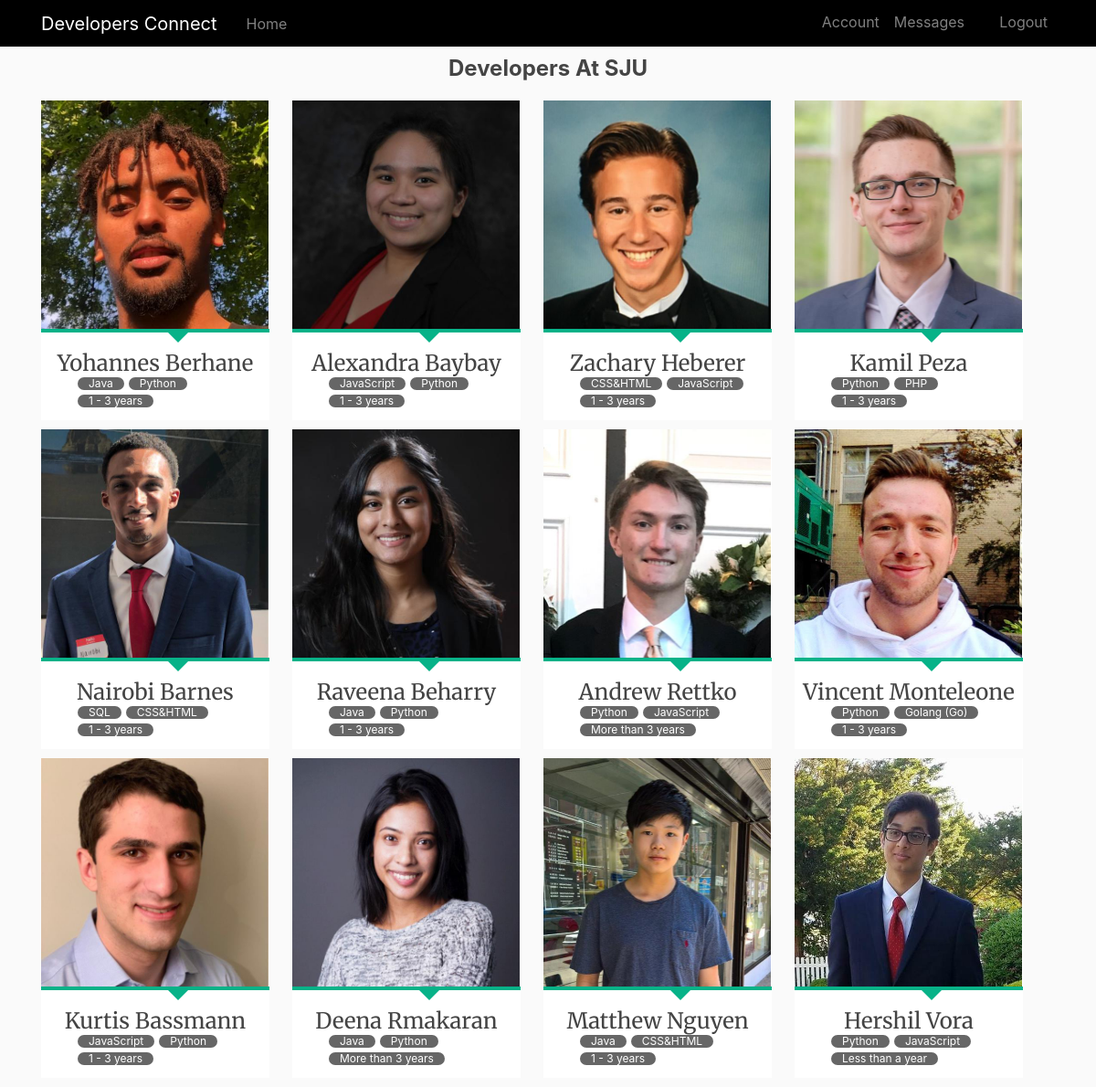
Screenshot of /home (signed in) with the database file from the repository.
### dating/models.py (models this page shows, shortened)
class User(db.Model, UserMixin):  #This class defines several fields as class variables.
    __tablename__ = 'users'
    id = db.Column(db.Integer, autoincrement=True, primary_key=True)
    firstname = db.Column(db.String(100), nullable=False)
    lastname = db.Column(db.String(100), nullable=False)
    email = db.Column(db.String(100), nullable=False, unique=True)
    username = db.Column(db.String(100), nullable=False)
    password = db.Column(db.String(100), nullable=False)
    date_of_birth = db.Column(db.String(100), nullable=False)
    image_file = db.Column(db.String(20), nullable=True, default='default.jpg')
    messages_sent = db.relationship('Message',
                                    foreign_keys='Message.sender_id',
                                    backref='sender', lazy='dynamic')
    messages_received = db.relationship('Message',
                                        foreign_keys='Message.recipient_id',
                                        backref='recipient', lazy='dynamic')
    last_message_read_time = db.Column(db.DateTime)
    notifications = db.relationship('Notification', backref='user',
                                    lazy='dynamic')
    def new_messages(self):
        last_read_time = self.last_message_read_time or datetime(1900, 1, 1)
        return Message.query.filter_by(recipient=self).filter(
            Message.timestamp > last_read_time).count()

class FavProgrammingLang(db.Model):
    __tablename__ = 'fav_programming_lang'
    fav_lang_id = db.Column(db.Integer, autoincrement=True, primary_key=True)
    fav_lang_name = db.Column(db.String(40), nullable=False)
    interest = db.relationship('Interest',
                            backref=db.backref('fav_programming_lang'))

class SecondFavProgrammingLang(db.Model):
    __tablename__ = 'second_fav_lang'
    fav_lang_id= db.Column(db.Integer, autoincrement=True,
                                            primary_key=True)
    fav_lang_name = db.Column(db.String(40), nullable=False)
    interest = db.relationship('Interest',
                            backref=db.backref('second_fav_lang'))

class ExperienceLevel(db.Model):
    __tablename__ = 'experience'
    experience_id = db.Column(db.Integer, autoincrement=True, primary_key=True)
    experience_name = db.Column(db.String(40), nullable=False)
    interest = db.relationship('Interest',
                            backref=db.backref('experience'))

### dating/routes.py (the view)
@app.route("/home")
@login_required
def home():
    session['user_id'] = current_user.id
    interests = Interest.query.all()
    users_stack = User.query.filter(User.id != current_user.id)
    all_interests = [all_fav_programming_lang()[1], all_fav_database_systems()[1], all_field_interests()[1] ,all_experience_level()[1], all_second_fav_lang()[1]]
    print(all_interests)
    exists = db.session.query(db.exists().where(Interest.interest_id == current_user.id)).scalar()
    if not exists:
        return redirect(url_for('add_interests'))
    return render_template('home.html', users_stack=users_stack, all_interests=all_interests, interests=interests)

### dating/models.py (called while the page is built)
@login.user_loader
def load_user(id):
    return User.query.get(int(id))

### dating/queries.py (called while the page is built)
def all_fav_programming_lang():
    programming_langs = FavProgrammingLang.query.all()
    fav_programming_lang = []
    for lang in programming_langs:
        fav_programming_lang.append((lang.fav_lang_id, lang.fav_lang_name))
    return ["Your Favorite Programming Language", fav_programming_lang]

def all_second_fav_lang():
    programming_langs = SecondFavProgrammingLang.query.all()
    second_fav_programming_lang = []
    for lang in programming_langs:
        second_fav_programming_lang.append((lang.fav_lang_id, lang.fav_lang_name))
    return ["Second Favourite Programming Language", second_fav_programming_lang]

def all_fav_database_systems():
    database_systems = FavDatabaseSystem.query.all()
    fav_database_systems = []
    for database in database_systems:
        fav_database_systems.append((database.fav_database_system_id, database.fav_database_system_name))
    return ["Favorite Database Management System", fav_database_systems]

def all_field_interests():
    field_interests = FieldInterest.query.all()
    fields = []
    for interest in field_interests:
        fields.append((interest.field_interest_id, interest.field_interest_name))
    return ["Your Field Of Interest", fields]

def all_experience_level():
    exp_levels = ExperienceLevel.query.all()
    experiences = []
    for level in exp_levels:
        experiences.append((level.experience_id,
                               level.experience_name))
    return ["What is Your Experience Level", experiences]

### dating/templates/home.html (shortened to what this page needs)
{% extends "layout.html"%}
{% block content %}
<div class="container">
  <div class="section" id="section1" style="text-align:center">
    <h2>Developers At SJU</h2>
  </div>
</div>
  <div class="container">
    <div class="grid">
    {% for user in users_stack %}
    <div style="margin-bottom: 10px" id="flip-container">
      <div class="flipper">
        <div class="front">
          <img class="profile-picture" src="static/profilepics/{{user.image_file}}" width="250px" height="250px">
          <div class="profile-devider"></div>
          <h3 class="profile-name">{{user.firstname}} {{user.lastname}}</h3>
            {% for interest in interests %}
              {% if user.id == interest.user_id %}
                <ul class="tags">
                  {% for proglang in all_interests[0] %}
                    {% if proglang[0] == interest.fav_programming_lang_id %}
                    <div class="programming-lang" data-lang={{proglang[1]}}>
                      <li><a href="#">{{proglang[1]}}</a></li>
                    </div>
                    {% endif %}
                  {% endfor %}
                  {% for proglang in all_interests[4] %}
                    {% if proglang[0] == interest.second_fav_lang_id %}
                    <li><a href="#">{{proglang[1]}}</a></li>
                    {% endif %}
                  {% endfor %}
                  {% for proglang in all_interests[3] %}
                    {% if proglang[0] == interest.experience_id %}
                    <div class="field-interest" data-interest={{proglang[1]}}>
                      <li><a href="#">{{proglang[1]}}</a></li>
                    </div>
                    {% endif %}
                  {% endfor %}
                </ul>
              {% endif %}
            {% endfor %}
        </div>
        <div class="back">
          <div class="flip-padding">
            <div>
              {% for interest in interests %}
                {% if user.id == interest.user_id %}
                    {% for proglang in all_interests[0] %}
                      {% if proglang[0] == interest.fav_programming_lang_id %}
                      <h5>Primary Language</h3>
                      <p>{{proglang[1]}}</p>
                      {% endif %}
                    {% endfor %}
                    {% for proglang in all_interests[4] %}
                      {% if proglang[0] == interest.second_fav_lang_id %}
                      <h5>Secondary Language</h3>
                      <p>{{proglang[1]}}</li>
                      {% endif %}
                    {% endfor %}
                    {% for proglang in all_interests[3] %}
                      {% if proglang[0] == interest.experience_id %}
                      <h5>Years of Experience</h3>
                      <p>{{proglang[1]}}</li>
                      {% endif %}
                    {% endfor %}
                    {% for proglang in all_interests[1] %}
                      {% if proglang[0] == interest.fav_database_system_id %}
                      <h5>Database System</h3>
                      <p>{{proglang[1]}}</li>
                      {% endif %}
                    {% endfor %}
                    <a href="{{ url_for('profile', user=user.username) }}"><button style="margin-top: 20px; font-size: 22px;"class="follow-button" >Visit Profile</button></a>
                {% endif %}
              {% endfor %}
            </div>
          </div>
        </div>
      </div>
    </div>
    {% endfor %}
</div>
</div>
  {% endblock %}

### dating/static/main.css (style rules this page uses)
body { background: #fafafa; color: #333333; margin-top: 4rem; background-position: center; background-repeat: no-repeat; background-size: cover; }
h1, h2, h3, h4, h5, h6 { color: #444444; }
img { display: block; margin: auto; width: 75%; height: 75% }
.section { margin-top: 10px; margin-bottom: 20px }
h2 { font-size: 1.5em; font-weight: bold; }
h3 { font-family: 'Merriweather', serif; font-size: 1.25em; font-weight: bold; }
p { margin: 0 0 1.5em 0; }
button { margin: 5px; cursor: pointer; border: none; outline: none; border-radius: 5px; padding: 14px 25px; box-shadow: 0px 2px 5px rgba(0, 0, 0, 0.15); transition: 0.25s; font-family: Cambria, Cochin, Georgia, Times, "Times New Roman", serif; font-size: 24px; }
.follow-button { background-color: tomato; color: white; }
.tags { overflow: hidden; margin-bottom: 10px; }
.tags li { float: left; }
.tags li a { display: block; background: #666; padding: 1px 12px; border-radius: 100px; font-size: .75em; margin: 0 5px 5px 0; color: white; text-decoration: none; }
#flip-container { margin: 0 auto; -webkit-perspective: 1000; -moz-perspective: 1000; float: left; margin-right: 25px; }
.flipper { -webkit-transition: 0.6s; -webkit-transform-style: preserve-3d; -moz-transition: 0.6s; -moz-transform-style: preserve-3d; position: relative; }
.front, .back { -webkit-backface-visibility: hidden; -moz-backface-visibility: hidden; position: absolute; top: 0; left: 0; }
.front { z-index: 1; background: #fff; }
#flip-container, .front, .back { width: 250px; height: 350px; }
.back { -webkit-transform: rotateY(-180deg); -moz-transform: rotateY(-180deg); background: black; }
.back h5 { margin-top: 15px; text-align: center; color: whitesmoke; }
.back p { text-align: center; color: whitesmoke; }
.flip-padding { padding: 20px; }
.profile-picture { width: 249px; height: 250px; }
.profile-name, .profile-title { text-align: center; }
.profile-name { font-size: 24px; margin-top: 20px; font-weight: 400; margin-bottom: 0px; }
.profile-devider { width: 100%; height: 4px !important; background: #07B288; position: relative; margin: 0 auto; }
.profile-devider:after { content:''; position: absolute; border-style: solid; border-width: 15px 15px 0; border-color: #07B288 transparent; display: block; width: 0; z-index: 1; left: 135px; }

### rows the page displays
User: image_file (picture), firstname "Yohannes", lastname "Berhane"
FavProgrammingLang: fav_lang_name "Java"
SecondFavProgrammingLang: fav_lang_name "Python"
ExperienceLevel: experience_name "1 - 3 years"
User: image_file (picture), firstname "Alexandra", lastname "Baybay"
FavProgrammingLang: fav_lang_name "JavaScript"
User: image_file (picture), firstname "Zachary", lastname "Heberer"
FavProgrammingLang: fav_lang_name "CSS&HTML"
SecondFavProgrammingLang: fav_lang_name "JavaScript"
User: image_file (picture), firstname "Kamil", lastname "Peza"
FavProgrammingLang: fav_lang_name "Python"
SecondFavProgrammingLang: fav_lang_name "PHP"
User: image_file (picture), firstname "Nairobi", lastname "Barnes"
FavProgrammingLang: fav_lang_name "SQL"
SecondFavProgrammingLang: fav_lang_name "CSS&HTML"
User: image_file (picture), firstname "Raveena", lastname "Beharry"
User: image_file (picture), firstname "Andrew", lastname "Rettko"
ExperienceLevel: experience_name "More than 3 years"
User: image_file (picture), firstname "Vincent", lastname "Monteleone"
SecondFavProgrammingLang: fav_lang_name "Golang (Go)"
User: image_file (picture), firstname "Kurtis", lastname "Bassmann"
User: image_file (picture), firstname "Deena", lastname "Rmakaran"
User: image_file (picture), firstname "Matthew", lastname "Nguyen"
User: image_file (picture), firstname "Hershil", lastname "Vora"
ExperienceLevel: experience_name "Less than a year"
